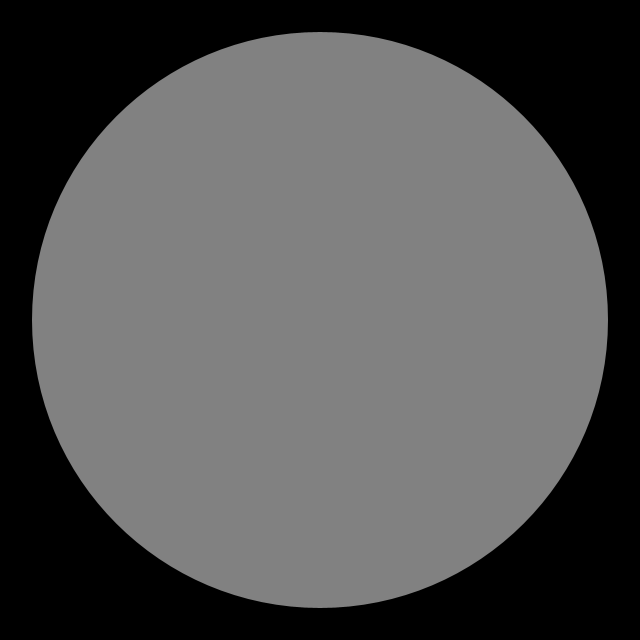
Frame 1 (no input)
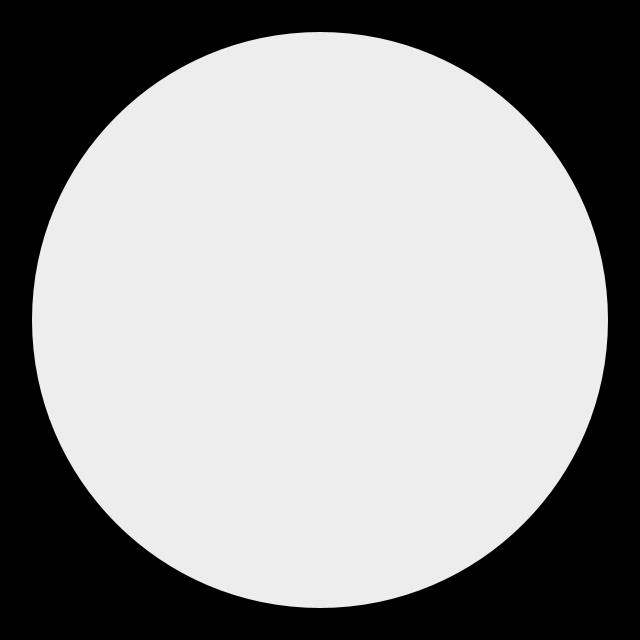
Frame 60 (the mouse pressed at the canvas centre just before this capture)
Frame 120 (the mouse held since frame 60 and released just before this capture): identical to frame 60, image omitted

The Processing sketch that drew these frames (run headless with seeded random() and noise(); from frame 60 on, the mouse is pressed at the canvas centre):

// Processing sketch: build
// ── build.pde
/*
 * further use cases
 * wave controlling the color of an element
 */

void setup() {
  size(640, 640);
  frameRate(30);
  noStroke();
}

void draw () {
  background(0);
  // ---
  translate(width/2, height/2);
  float wave = map(sin(radians(frameCount)), -1, 1, 0, 255);
  fill(wave);
  circle(0, 0, height * 0.9);
}
